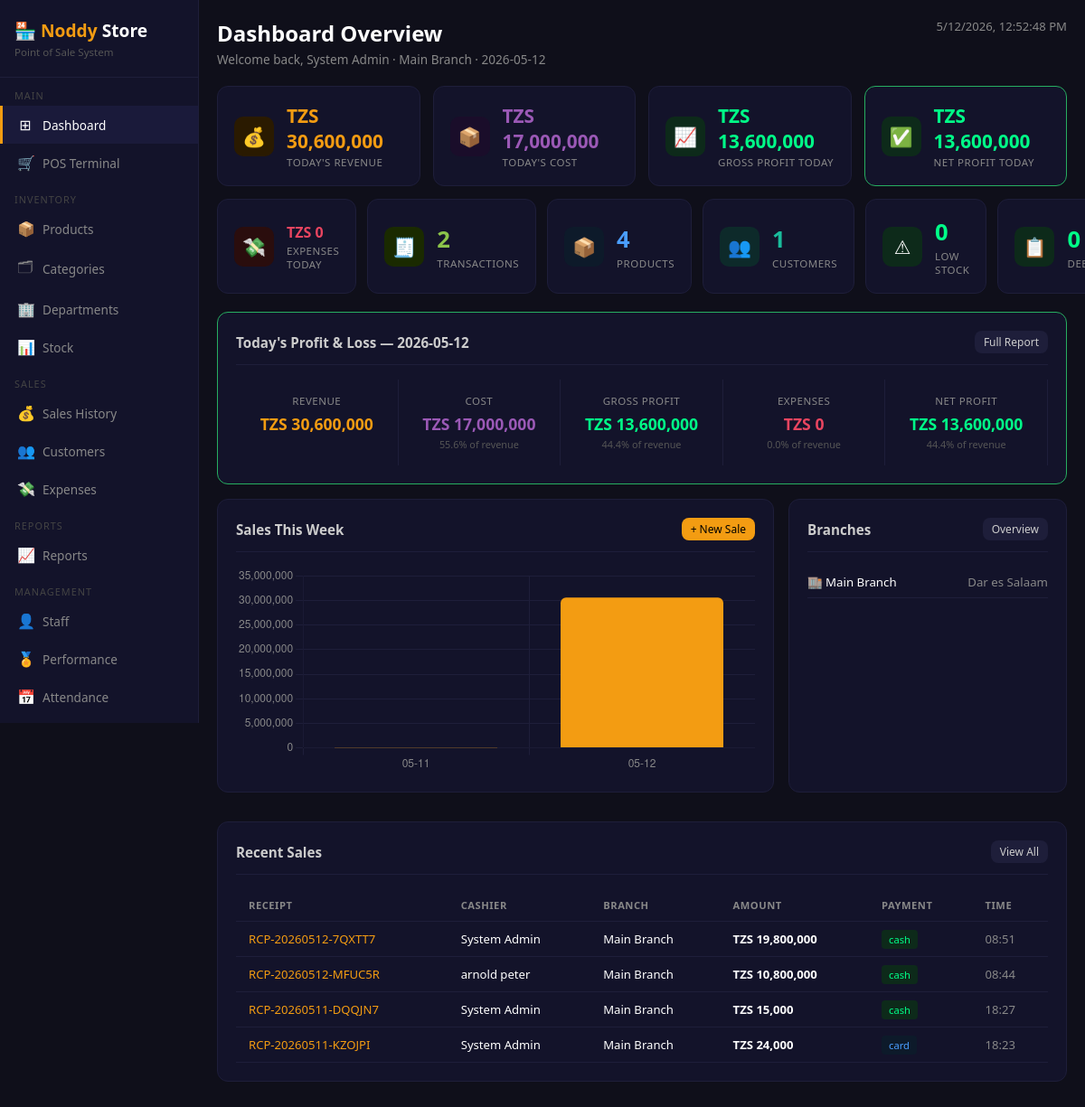
The page / (signed in) on the database its author committed.
### tables this page shows
CREATE TABLE users (
        id         INTEGER PRIMARY KEY AUTOINCREMENT,
        full_name  TEXT NOT NULL,
        username   TEXT UNIQUE NOT NULL,
        password   TEXT NOT NULL,
        role       TEXT DEFAULT 'cashier',
        branch_id  INTEGER,
        active     INTEGER DEFAULT 1,
        created_at TEXT DEFAULT CURRENT_TIMESTAMP,
        FOREIGN KEY (branch_id) REFERENCES branches(id)
    );

CREATE TABLE branches (
        id         INTEGER PRIMARY KEY AUTOINCREMENT,
        name       TEXT NOT NULL,
        location   TEXT,
        phone      TEXT,
        created_at TEXT DEFAULT CURRENT_TIMESTAMP
    );

CREATE TABLE sales (
        id           INTEGER PRIMARY KEY AUTOINCREMENT,
        receipt_no   TEXT UNIQUE,
        branch_id    INTEGER,
        user_id      INTEGER,
        customer_id  INTEGER,
        total_amount REAL DEFAULT 0,
        paid_amount  REAL DEFAULT 0,
        change_amount REAL DEFAULT 0,
        payment_type TEXT DEFAULT 'cash',
        status       TEXT DEFAULT 'completed',
        notes        TEXT,
        created_at   TEXT DEFAULT CURRENT_TIMESTAMP,
        FOREIGN KEY (branch_id)   REFERENCES branches(id),
        FOREIGN KEY (user_id)     REFERENCES users(id),
        FOREIGN KEY (customer_id) REFERENCES customers(id)
    );

### app.py (the view, shortened to what this page needs)
@app.route('/')
@login_required
def dashboard():
    conn      = get_db()
    branch_id = session.get('branch_id')
    role      = session.get('role')
    today     = datetime.now().strftime('%Y-%m-%d')
    if role == 'admin':
        total_products = conn.execute(
            'SELECT COUNT(*) FROM products WHERE active=1'
        ).fetchone()[0]
        sales_today = conn.execute('''
            SELECT COALESCE(SUM(s.total_amount),0) as revenue,
                   COUNT(s.id) as txns,
                   COALESCE(SUM(si.quantity*p.buying_price),0) as cost
            FROM sales s
            LEFT JOIN sale_items si ON si.sale_id=s.id
            LEFT JOIN products p ON si.product_id=p.id
            WHERE DATE(s.created_at)=?
        ''', (today,)).fetchone()
        total_customers = conn.execute(
            'SELECT COUNT(*) FROM customers'
        ).fetchone()[0]
        total_staff = conn.execute(
            'SELECT COUNT(*) FROM users WHERE active=1 AND role!="admin"'
        ).fetchone()[0]
        low_stock = conn.execute(
            'SELECT COUNT(*) FROM products WHERE stock_qty<=min_stock AND active=1'
        ).fetchone()[0]
        branches = conn.execute('SELECT * FROM branches').fetchall()
        recent_sales = conn.execute('''
            SELECT s.*,u.full_name as cashier,b.name as branch_name
            FROM sales s
            LEFT JOIN users u ON s.user_id=u.id
            LEFT JOIN branches b ON s.branch_id=b.id
            ORDER BY s.created_at DESC LIMIT 8
        ''').fetchall()
        expenses_today = conn.execute('''
            SELECT COALESCE(SUM(amount),0) FROM expenses
            WHERE DATE(created_at)=?
        ''', (today,)).fetchone()[0]
        debit_customers = conn.execute(
            'SELECT COUNT(*) FROM customers WHERE debit_balance>0'
        ).fetchone()[0]
    revenue_today  = sales_today['revenue']
    cost_today     = sales_today['cost']
    gross_today    = revenue_today - cost_today
    net_today      = gross_today - expenses_today
    txns_today     = sales_today['txns']
    conn.close()
    return render_template('dashboard.html',
        total_products=total_products,
        revenue_today=revenue_today,
        cost_today=cost_today,
        gross_today=gross_today,
        net_today=net_today,
        txns_today=txns_today,
        expenses_today=expenses_today,
        total_customers=total_customers,
        total_staff=total_staff,
        low_stock=low_stock,
        debit_customers=debit_customers,
        branches=branches,
        recent_sales=recent_sales,
        today=today
    )

### app.py (called while the page is built)
def login_required(f):
    @wraps(f)
    def decorated(*args, **kwargs):
        if 'user_id' not in session:
            return redirect(url_for('login'))
        return f(*args, **kwargs)
    return decorated

### database.py (called while the page is built)
def get_db():
    conn = sqlite3.connect(DB)
    conn.row_factory = sqlite3.Row
    return conn

### templates/dashboard.html (shortened to what this page needs)
{% extends 'base.html' %}
{% block content %}
<div class="page-header">
    <div>
        <h2>Dashboard Overview</h2>
        <p>Welcome back, {{ session.full_name }} · {{ session.branch_name }} · {{ today }}</p>
    </div>
    <div style="font-size:0.82rem;color:#888" id="clock"></div>
</div>
<div style="display:grid;grid-template-columns:repeat(4,1fr);gap:14px;margin-bottom:14px;">
    <div class="stat-card">
        <div class="stat-icon" style="background:#2a1a00">💰</div>
        <div class="stat-info">
            <div class="number" style="color:#f39c12;font-size:1.3rem">
                TZS {{ "{:,.0f}".format(revenue_today) }}
            </div>
            <div class="label">Today's Revenue</div>
        </div>
    </div>
    <div class="stat-card">
        <div class="stat-icon" style="background:#1a0d2a">📦</div>
        <div class="stat-info">
            <div class="number" style="color:#9b59b6;font-size:1.3rem">
                TZS {{ "{:,.0f}".format(cost_today) }}
            </div>
            <div class="label">Today's Cost</div>
        </div>
    </div>
    <div class="stat-card">
        <div class="stat-icon" style="background:#0d2a1a">📈</div>
        <div class="stat-info">
            <div class="number" style="color:#00ff88;font-size:1.3rem">
                TZS {{ "{:,.0f}".format(gross_today) }}
            </div>
            <div class="label">Gross Profit Today</div>
        </div>
    </div>
    <div class="stat-card"
         style="border-color:{% if net_today>=0 %}#27ae60{% else %}#c0392b{% endif %}">
        <div class="stat-icon"
             style="background:{% if net_today>=0 %}#0d2a1a{% else %}#2a0d0d{% endif %}">
            {% if net_today >= 0 %}✅{% else %}❌{% endif %}
        </div>
        <div class="stat-info">
            <div class="number"
                 style="color:{% if net_today>=0 %}#00ff88{% else %}#e94560{% endif %};font-size:1.3rem">
                TZS {{ "{:,.0f}".format(net_today) }}
            </div>
            <div class="label">Net Profit Today</div>
        </div>
    </div>
</div>
<div style="display:grid;grid-template-columns:repeat(6,1fr);gap:12px;margin-bottom:20px;">
    <div class="stat-card">
        <div class="stat-icon" style="background:#2a0d0d">💸</div>
        <div class="stat-info">
            <div class="number" style="color:#e94560;font-size:1rem">
                TZS {{ "{:,.0f}".format(expenses_today) }}
            </div>
            <div class="label">Expenses Today</div>
        </div>
    </div>
    <div class="stat-card">
        <div class="stat-icon" style="background:#1a2a00">🧾</div>
        <div class="stat-info">
            <div class="number" style="color:#8bc34a">{{ txns_today }}</div>
            <div class="label">Transactions</div>
        </div>
    </div>
    <div class="stat-card">
        <div class="stat-icon" style="background:#0d1a2a">📦</div>
        <div class="stat-info">
            <div class="number" style="color:#4a9eff">{{ total_products }}</div>
            <div class="label">Products</div>
        </div>
    </div>
    <div class="stat-card">
        <div class="stat-icon" style="background:#0d2a2a">👥</div>
        <div class="stat-info">
            <div class="number" style="color:#1abc9c">{{ total_customers }}</div>
            <div class="label">Customers</div>
        </div>
    </div>
    <div class="stat-card">
        <div class="stat-icon"
             style="background:{% if low_stock>0 %}#2a0d0d{% else %}#0d2a1a{% endif %}">⚠</div>
        <div class="stat-info">
            <div class="number"
                 style="color:{% if low_stock>0 %}#e94560{% else %}#00ff88{% endif %}">
                {{ low_stock }}
            </div>
            <div class="label">Low Stock</div>
        </div>
    </div>
    <div class="stat-card"
         style="border-color:{% if debit_customers>0 %}#f39c12{% else %}#1e1e3a{% endif %}">
        <div class="stat-icon"
             style="background:{% if debit_customers>0 %}#2a1a00{% else %}#0d2a1a{% endif %}">📋</div>
        <div class="stat-info">
            <div class="number"
                 style="color:{% if debit_customers>0 %}#f39c12{% else %}#00ff88{% endif %}">
                {{ debit_customers }}
            </div>
            <div class="label">Debtors</div>
        </div>
    </div>
</div>
<div class="card" style="margin-bottom:16px;border-color:{% if net_today>=0 %}#27ae60{% else %}#c0392b{% endif %}">
    <div class="card-header">
        <h3>Today's Profit & Loss — {{ today }}</h3>
        <a href="/reports?period=daily" class="btn btn-secondary btn-sm">Full Report</a>
    </div>
    <div style="display:grid;grid-template-columns:repeat(5,1fr);gap:0;">
        {% for label, value, color in [
            ('Revenue',    revenue_today,    '#f39c12'),
            ('Cost',       cost_today,       '#9b59b6'),
            ('Gross Profit',gross_today,     '#00ff88'),
            ('Expenses',   expenses_today,   '#e94560'),
            ('NET PROFIT', net_today,        '#00ff88' if net_today>=0 else '#e94560')
        ] %}
        <div style="text-align:center;padding:16px;border-right:1px solid #1e1e3a;">
            <div style="font-size:0.72rem;color:#888;text-transform:uppercase;
                        letter-spacing:.5px;margin-bottom:6px;">{{ label }}</div>
            <div style="font-size:1.1rem;font-weight:700;color:{{ color }}">
                TZS {{ "{:,.0f}".format(value) }}
            </div>
            {% if revenue_today > 0 and label != 'Revenue' %}
            <div style="font-size:0.68rem;color:#555;margin-top:3px;">
                {{ "{:.1f}".format(value/revenue_today*100) }}% of revenue
            </div>
            {% endif %}
        </div>
        {% endfor %}
    </div>
</div>
<div style="display:grid;grid-template-columns:2fr 1fr;gap:16px;margin-bottom:16px;">
    <div class="card">
        <div class="card-header">
            <h3>Sales This Week</h3>
            <a href="/pos" class="btn btn-primary btn-sm">+ New Sale</a>
        </div>
        <canvas id="salesChart" height="120"></canvas>
    </div>
    <div class="card">
        <div class="card-header">
            <h3>Branches</h3>
            <a href="/branch/overview" class="btn btn-secondary btn-sm">Overview</a>
        </div>
        {% for b in branches %}
        <div style="display:flex;justify-content:space-between;
                    padding:8px 0;border-bottom:1px solid #1e1e3a;font-size:0.83rem;">
            <span>🏬 {{ b.name }}</span>
            <span style="color:#888">{{ b.location }}</span>
        </div>
        {% endfor %}
    </div>
</div>
<div class="card">
    <div class="card-header">
        <h3>Recent Sales</h3>
        <a href="/sales" class="btn btn-secondary btn-sm">View All</a>
    </div>
    <table>
        <thead>
            <tr><th>Receipt</th><th>Cashier</th><th>Branch</th>
                <th>Amount</th><th>Payment</th><th>Time</th></tr>
        </thead>
        <tbody>
            {% for s in recent_sales %}
            <tr>
                <td style="color:#f39c12">{{ s.receipt_no }}</td>
                <td>{{ s.cashier }}</td>
                <td>{{ s.branch_name }}</td>
                <td><strong>TZS {{ "{:,.0f}".format(s.total_amount) }}</strong></td>
                <td>
                    <span class="badge badge-{% if s.payment_type=='cash' %}success
                        {% elif s.payment_type=='card' %}info{% else %}warning{% endif %}">
                        {{ s.payment_type }}
                    </span>
                </td>
                <td style="color:#888">{{ s.created_at[11:16] }}</td>
            </tr>
            {% endfor %}
        </tbody>
    </table>
</div>
{% endblock %}
{% block extra_js %}
<script>
function tick() {
    document.getElementById('clock').textContent = new Date().toLocaleString();
}
setInterval(tick,1000); tick();
fetch('/api/stats').then(r=>r.json()).then(data=>{
    const labels = data.sales_week.map(d=>d.day.slice(5));
    const values = data.sales_week.map(d=>d.total);
    new Chart(document.getElementById('salesChart'),{
        type:'bar',
        data:{labels,datasets:[{data:values,backgroundColor:'#f39c12',borderRadius:6}]},
        options:{
            responsive:true,
            plugins:{legend:{display:false}},
            scales:{
                x:{grid:{color:'#1e1e3a'},ticks:{color:'#888'}},
                y:{grid:{color:'#1e1e3a'},ticks:{color:'#888'},beginAtZero:true}
            }
        }
    });
});
</script>
{% endblock %}

### templates/base.html (style rules this page uses)
* { margin:0;padding:0;box-sizing:border-box; }
body { background:#0f0f1a;color:#fff;font-family:'Segoe UI',sans-serif;display:flex;min-height:100vh; }
.page-header { margin-bottom:20px;display:flex;justify-content:space-between;align-items:flex-start; }
.page-header h2 { font-size:1.5rem;font-weight:600; }
.page-header p { color:#888;font-size:0.85rem;margin-top:3px; }
.card { background:#13132a;border-radius:12px;border:1px solid #1e1e3a;padding:20px;margin-bottom:16px; }
.card-header { display:flex;justify-content:space-between;align-items:center;margin-bottom:16px;padding-bottom:12px;border-bottom:1px solid #1e1e3a; }
.card-header h3 { font-size:0.95rem;color:#ccc; }
.stat-card { background:#13132a;border-radius:12px;padding:18px;border:1px solid #1e1e3a;display:flex;align-items:center;gap:14px; }
.stat-icon { width:44px;height:44px;border-radius:10px;display:flex;align-items:center;justify-content:center;font-size:1.3rem;flex-shrink:0; }
.stat-info .number { font-size:1.6rem;font-weight:700; }
.stat-info .label { color:#888;font-size:0.72rem;text-transform:uppercase;letter-spacing:.5px;margin-top:2px; }
table { width:100%;border-collapse:collapse; }
th,td { padding:10px 14px;text-align:left;font-size:0.82rem;border-bottom:1px solid #1e1e3a; }
th { color:#888;text-transform:uppercase;font-size:0.7rem;letter-spacing:.5px; }
.btn { padding:8px 16px;border:none;border-radius:8px;cursor:pointer;font-size:0.82rem;font-weight:500;text-decoration:none;display:inline-block; }
.btn-primary { background:#f39c12;color:#000; }
.btn-secondary { background:#1e1e3a;color:#ccc; }
.btn-sm { padding:4px 10px;font-size:0.75rem; }
.badge { padding:3px 8px;border-radius:4px;font-size:0.7rem;font-weight:500; }
.badge-success { background:#0d2a1a;color:#00ff88; }
.badge-info { background:#0d1a2a;color:#4a9eff; }

### rows shown on the page
users: full_name "System Admin"
branches: branch_name "Main Branch", name "Main Branch", location "Dar es Salaam"
sales: receipt_no "RCP-20260512-7QXTT7", cashier "System Admin", branch_name "Main Branch", total_amount "19,800,000", payment_type "cash", created_at "08:51"
sales: receipt_no "RCP-20260512-MFUC5R", cashier "arnold peter", branch_name "Main Branch", total_amount "10,800,000", payment_type "cash", created_at "08:44"
sales: receipt_no "RCP-20260511-DQQJN7", cashier "System Admin", branch_name "Main Branch", total_amount "15,000", payment_type "cash", created_at "18:27"
sales: receipt_no "RCP-20260511-KZOJPI", cashier "System Admin", branch_name "Main Branch", total_amount "24,000", payment_type "card", created_at "18:23"

### other values the page prints
{{ "{:,.0f}".format(revenue_today) }} "30,600,000"
{{ "{:,.0f}".format(cost_today) }} "17,000,000"
{{ "{:,.0f}".format(gross_today) }} "13,600,000"
{{ "{:,.0f}".format(net_today) }} "13,600,000"
{{ "{:,.0f}".format(expenses_today) }} "0"
{{ txns_today }} "2"
{{ total_products }} "4"
{{ total_customers }} "1"
{{ low_stock }} "0"
{{ debit_customers }} "0"
{{ label }} "REVENUE" "COST" "GROSS PROFIT" "EXPENSES" "NET PROFIT"
{{ "{:,.0f}".format(value) }} "30,600,000" "17,000,000" "13,600,000" "0" "13,600,000"
{{ "{:.1f}".format(value/revenue_today*100) }} "55.6" "44.4" "0.0" "44.4"
